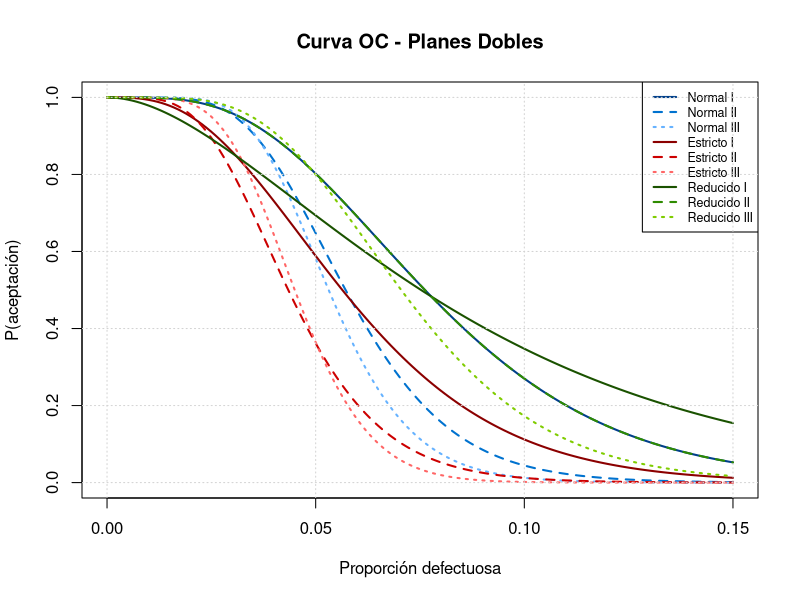
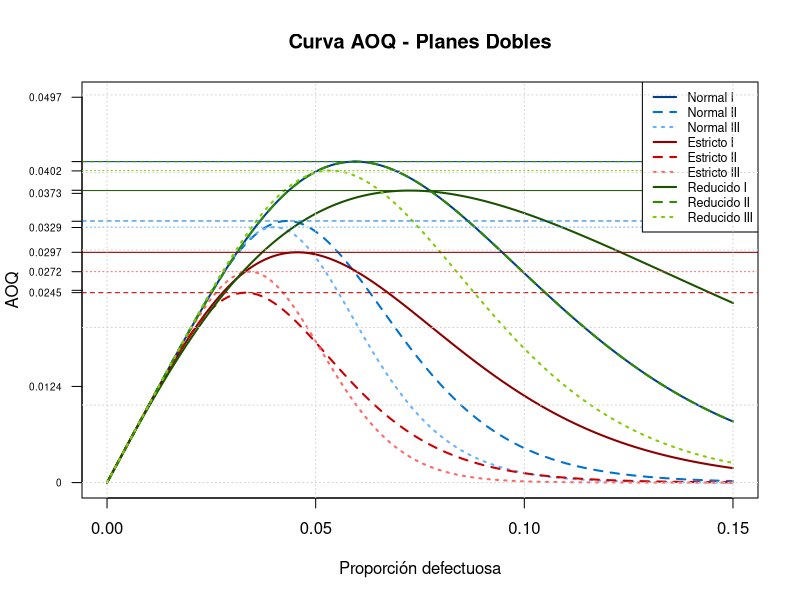

Write the R code that produced these figures, in order.
## ---- chunk 1
knitr::opts_chunk$set(
  echo = TRUE,
  warning = FALSE,
  message = FALSE,
  fig.align = "center",
  fig.width = 6,
  fig.height = 4
)
## ---- chunk 2
#library(AQLSchemes) 
#Plan simple con nivel de inspección Normal
#planS_1<-AASingle('Normal')
#planS_1
#planS_2<-AASingle('Normal')
#planS_2
#planS_3<-AASingle('Normal')
#planS_3

#Plan simple con nivel de inspección Estricto
#planE_1<-AASingle('Tightened')
#planE_1
#planE_2<-AASingle('Tightened')
#planE_2
#planE_3<-AASingle('Tightened')
#planE_3

#Plan simple con nivel de inspección Reducido
#planr_1<-AASingle('Reduced')
#planr_1
#planr_2<-AASingle('Reduced')
#planr_2
#planr_3<-AASingle('Reduced')
#planr_3

## ---- chunk 3
# Crear el data frame sin columna Plan
tabla_simple <- data.frame(
  Nivel = c("I", "II", "III",
            "I", "II", "III",
            "I", "II", "III"),
  n = c(50, 125, 200, 50, 125, 200, 20, 50, 80),
  c = c(3, 7, 10, 2, 5, 8, 1, 3, 5),
  r = c(4, 8, 11, 3, 6, 9, 4, 6, 8)
)

library(knitr)
library(kableExtra)

tabla_simple %>%
  kbl(
    caption = "Planes de muestreo simple según nivel de inspección",
    col.names = c("Nivel", "n", "c", "r"),
    align = "c",
    booktabs = TRUE
  ) %>%
  kable_styling(
    bootstrap_options = c("striped", "hover"),
    full_width = TRUE,
    position = "center",
    font_size = 14
  ) %>%
  group_rows("Normal", 1, 3, bold = TRUE, background = "#f0f0f0") %>%
  group_rows("Estricto", 4, 6, bold = TRUE, background = "#f0f0f0") %>%
  group_rows("Reducido", 7, 9, bold = TRUE, background = "#f0f0f0") %>%
  column_spec(1, width = "25%") %>%
  column_spec(2, width = "25%") %>%
  column_spec(3, width = "25%") %>%
  column_spec(4, width = "25%") %>%
  add_header_above(c(" " = 1, "Parámetros del plan" = 3)) %>%
  footnote(general = "n: tamaño de muestra; c: número de aceptación; r: número de rechazo")
## ---- chunk 4
# Crear el data frame original, pero cambiando la columna Plan a I, II, III
tabla_simple <- data.frame(
  Tipo = c("Normal", "Normal", "Normal",
           "Estricto", "Estricto", "Estricto",
           "Reducido", "Reducido", "Reducido"),
  Plan = factor(c("I", "II", "III", "I", "II", "III", "I", "II", "III"),
                levels = c("I", "II", "III")),
  n = c(50, 125, 200, 50, 125, 200, 20, 50, 80),
  c = c(3, 7, 10, 2, 5, 8, 1, 3, 5),
  r = c(4, 8, 11, 3, 6, 9, 4, 6, 8)
)

library(knitr)
library(kableExtra)

tabla_simple %>%
  kbl(
    caption = "Planes de muestreo simple según nivel de inspección",
    col.names = c("Nivel", "Nivel del plan", "n", "c", "r"),
    align = "c",
    booktabs = TRUE
  ) %>%
  kable_styling(
    bootstrap_options = c("striped", "hover"),
    full_width = FALSE,
    position = "center",
    font_size = 14
  ) %>%
  # Agrupar por Tipo (Normal, Estricto, Reducido)
  group_rows("Normal", 1, 3, bold = TRUE, background = "#f0f0f0") %>%
  group_rows("Estricto", 4, 6, bold = TRUE, background = "#f0f0f0") %>%
  group_rows("Reducido", 7, 9, bold = TRUE, background = "#f0f0f0") %>%
  # Resaltar la columna del nivel del plan
  column_spec(2, bold = TRUE) %>%
  # Añadir cabecera superior para los parámetros
  add_header_above(c(" " = 2, "Parámetros del plan" = 3)) %>%
  footnote(general = "n: tamaño de muestra; c: número de aceptación; r: número de rechazo")
## ---- chunk 5
# Crear data frame con los valores definitivos
tabla_doble_final <- data.frame(
  Tipo = rep(c("Normal", "Estricto", "Reducido"), each = 6),
  Plan = rep(rep(1:3, each = 2), times = 3),
  Etapa = rep(1:2, times = 9),
  n = c(32, 32, 80, 80, 125, 125,   # Normal
        32, 32, 80, 80, 125, 125,   # Estricto
        13, 13, 32, 32, 50, 50),    # Reducido
  c = c(1, 4, 3, 8, 5, 12,          # Normal
        0, 3, 2, 6, 3, 11,          # Estricto
        0, 1, 1, 4, 2, 6),          # Reducido
  r = c(4, 5, 7, 9, 9, 13,          # Normal
        3, 4, 5, 7, 7, 12,          # Estricto
        4, 5, 4, 7, 6, 9)           # Reducido
)

# Mostrar el data frame
print(tabla_doble_final)
## ---- chunk 6
# Crear data frame con los valores definitivos
tabla_doble_final <- data.frame(
  Tipo = rep(c("Normal", "Estricto", "Reducido"), each = 6),
  Plan = rep(rep(1:3, each = 2), times = 3),
  Etapa = rep(1:2, times = 9),
  n = c(32, 32, 80, 80, 125, 125,   # Normal
        32, 32, 80, 80, 125, 125,   # Estricto
        13, 13, 32, 32, 50, 50),    # Reducido
  c = c(1, 4, 3, 8, 5, 12,          # Normal
        0, 3, 2, 6, 3, 11,          # Estricto
        0, 1, 1, 4, 2, 6),          # Reducido
  r = c(4, 5, 7, 9, 9, 13,          # Normal
        3, 4, 5, 7, 7, 12,          # Estricto
        4, 5, 4, 7, 6, 9)           # Reducido
)

# Mostrar el data frame
print(tabla_doble_final)
## ---- chunk 7
pd <- seq(0, 0.15, 0.001)

# Función para calcular Pa doble
Pa_doble <- function(n1, c1, r1, n2, c2, pd) {
  Pa1 <- pbinom(c1, n1, pd)
  Pa2 <- numeric(length(pd))
  for (i in seq_along(pd)) {
    pa2_i <- 0
    for (d1 in (c1 + 1):(r1 - 1)) {
      pa2_i <- pa2_i + dbinom(d1, n1, pd[i]) * pbinom(c2 - d1, n2, pd[i])
    }
    Pa2[i] <- pa2_i
  }
  return(Pa1 + Pa2)
}

#--------------------------------------#
# Normal
#--------------------------------------#
Pa_NI_Nor   <- Pa_doble(n1=32,  c1=1, r1=4, n2=32,  c2=4,  pd)
Pa_NII_Nor  <- Pa_doble(n1=80,  c1=3, r1=7, n2=80,  c2=8,  pd)
Pa_NIII_Nor <- Pa_doble(n1=125, c1=5, r1=9, n2=125, c2=12, pd)

#--------------------------------------#
# Estricto
#--------------------------------------#
Pa_NI_Est   <- Pa_doble(n1=32,  c1=0, r1=3, n2=32,  c2=3,  pd)
Pa_NII_Est  <- Pa_doble(n1=80,  c1=2, r1=5, n2=80,  c2=6,  pd)
Pa_NIII_Est <- Pa_doble(n1=125, c1=3, r1=7, n2=125, c2=11, pd)

#--------------------------------------#
# Reducido
#--------------------------------------#
Pa_NI_Red   <- Pa_doble(n1=13, c1=0, r1=4, n2=13, c2=1, pd)
Pa_NII_Red  <- Pa_doble(n1=32, c1=1, r1=4, n2=32, c2=4, pd)
Pa_NIII_Red <- Pa_doble(n1=50, c1=2, r1=6, n2=50, c2=6, pd)

azules <- c("#003f8a", "#0072CF", "#66B2FF")
rojos  <- c("#8B0000", "#CC0000", "#FF6666")
verdes <- c("#1a5200", "#2E8B00", "#7FCC00")

plot(pd, Pa_NI_Nor, type='l', lwd=2, lty=1, col=azules[1],
     main="Curva OC - Planes Dobles",
     xlab="Proporción defectuosa", ylab="P(aceptación)", ylim=c(0,1))

# Normal
lines(pd, Pa_NII_Nor,  lwd=2, lty=2, col=azules[2])
lines(pd, Pa_NIII_Nor, lwd=2, lty=3, col=azules[3])

# Estricto
lines(pd, Pa_NI_Est,   lwd=2, lty=1, col=rojos[1])
lines(pd, Pa_NII_Est,  lwd=2, lty=2, col=rojos[2])
lines(pd, Pa_NIII_Est, lwd=2, lty=3, col=rojos[3])

# Reducido
lines(pd, Pa_NI_Red,   lwd=2, lty=1, col=verdes[1])
lines(pd, Pa_NII_Red,  lwd=2, lty=2, col=verdes[2])
lines(pd, Pa_NIII_Red, lwd=2, lty=3, col=verdes[3])

legend("topright",
       legend=c("Normal I","Normal II","Normal III",
                "Estricto I","Estricto II","Estricto III",
                "Reducido I","Reducido II","Reducido III"),
       col=c(azules, rojos, verdes),
       lwd=2, lty=c(1,2,3, 1,2,3, 1,2,3), cex=0.75)
grid()
## ---- chunk 8
pd <- seq(0, 0.15, 0.001)

# Función para calcular Pa doble
Pa_doble <- function(n1, c1, r1, n2, c2, pd) {
  Pa1 <- pbinom(c1, n1, pd)
  Pa2 <- numeric(length(pd))
  for (i in seq_along(pd)) {
    pa2_i <- 0
    for (d1 in (c1 + 1):(r1 - 1)) {
      pa2_i <- pa2_i + dbinom(d1, n1, pd[i]) * pbinom(c2 - d1, n2, pd[i])
    }
    Pa2[i] <- pa2_i
  }
  return(Pa1 + Pa2)
}

#--------------------------------------#
# Normal
#--------------------------------------#
Pa_NI_Nor   <- Pa_doble(n1=32,  c1=1, r1=4, n2=32,  c2=4,  pd)
Pa_NII_Nor  <- Pa_doble(n1=80,  c1=3, r1=7, n2=80,  c2=8,  pd)
Pa_NIII_Nor <- Pa_doble(n1=125, c1=5, r1=9, n2=125, c2=12, pd)

#--------------------------------------#
# Estricto
#--------------------------------------#
Pa_NI_Est   <- Pa_doble(n1=32,  c1=0, r1=3, n2=32,  c2=3,  pd)
Pa_NII_Est  <- Pa_doble(n1=80,  c1=2, r1=5, n2=80,  c2=6,  pd)
Pa_NIII_Est <- Pa_doble(n1=125, c1=3, r1=7, n2=125, c2=11, pd)

#--------------------------------------#
# Reducido
#--------------------------------------#
Pa_NI_Red   <- Pa_doble(n1=13, c1=0, r1=4, n2=13, c2=1, pd)
Pa_NII_Red  <- Pa_doble(n1=32, c1=1, r1=4, n2=32, c2=4, pd)
Pa_NIII_Red <- Pa_doble(n1=50, c1=2, r1=6, n2=50, c2=6, pd)

# Calcular los AOQL
AOQL_NI_Nor   <- max(Pa_NI_Nor*pd)
AOQL_NII_Nor  <- max(Pa_NII_Nor*pd)
AOQL_NIII_Nor <- max(Pa_NIII_Nor*pd)
AOQL_NI_Est   <- max(Pa_NI_Est*pd)
AOQL_NII_Est  <- max(Pa_NII_Est*pd)
AOQL_NIII_Est <- max(Pa_NIII_Est*pd)
AOQL_NI_Red   <- max(Pa_NI_Red*pd)
AOQL_NII_Red  <- max(Pa_NII_Red*pd)
AOQL_NIII_Red <- max(Pa_NIII_Red*pd)

aoql_vals <- c(AOQL_NI_Nor, AOQL_NII_Nor, AOQL_NIII_Nor,
               AOQL_NI_Est, AOQL_NII_Est, AOQL_NIII_Est,
               AOQL_NI_Red, AOQL_NII_Red, AOQL_NIII_Red)

plot(pd, Pa_NI_Nor*pd, type='l', lwd=2, lty=1, col=azules[1],
     main="Curva AOQ - Planes Dobles",
     xlab="Proporción defectuosa", ylab="AOQ",
     ylim=c(0, max(aoql_vals)*1.2),
     yaxt="n")  # Desactiva el eje Y automático

# Eje Y con los valores AOQL incluidos
eje_y <- sort(unique(c(seq(0, max(aoql_vals)*1.2, length.out=5), aoql_vals)))
axis(2, at=round(eje_y, 4), labels=round(eje_y, 4), las=2, cex.axis=0.6)

# Normal
lines(pd, Pa_NII_Nor*pd,  lwd=2, lty=2, col=azules[2])
lines(pd, Pa_NIII_Nor*pd, lwd=2, lty=3, col=azules[3])

# Estricto
lines(pd, Pa_NI_Est*pd,   lwd=2, lty=1, col=rojos[1])
lines(pd, Pa_NII_Est*pd,  lwd=2, lty=2, col=rojos[2])
lines(pd, Pa_NIII_Est*pd, lwd=2, lty=3, col=rojos[3])

# Reducido
lines(pd, Pa_NI_Red*pd,   lwd=2, lty=1, col=verdes[1])
lines(pd, Pa_NII_Red*pd,  lwd=2, lty=2, col=verdes[2])
lines(pd, Pa_NIII_Red*pd, lwd=2, lty=3, col=verdes[3])

# AOQL
abline(h=AOQL_NI_Nor,   lty=1, col=azules[1])
abline(h=AOQL_NII_Nor,  lty=2, col=azules[2])
abline(h=AOQL_NIII_Nor, lty=3, col=azules[3])
abline(h=AOQL_NI_Est,   lty=1, col=rojos[1])
abline(h=AOQL_NII_Est,  lty=2, col=rojos[2])
abline(h=AOQL_NIII_Est, lty=3, col=rojos[3])
abline(h=AOQL_NI_Red,   lty=1, col=verdes[1])
abline(h=AOQL_NII_Red,  lty=2, col=verdes[2])
abline(h=AOQL_NIII_Red, lty=3, col=verdes[3])

legend("topright",
       legend=c("Normal I","Normal II","Normal III",
                "Estricto I","Estricto II","Estricto III",
                "Reducido I","Reducido II","Reducido III"),
       col=c(azules, rojos, verdes),
       lwd=2, lty=c(1,2,3, 1,2,3, 1,2,3), cex=0.75)
grid()
